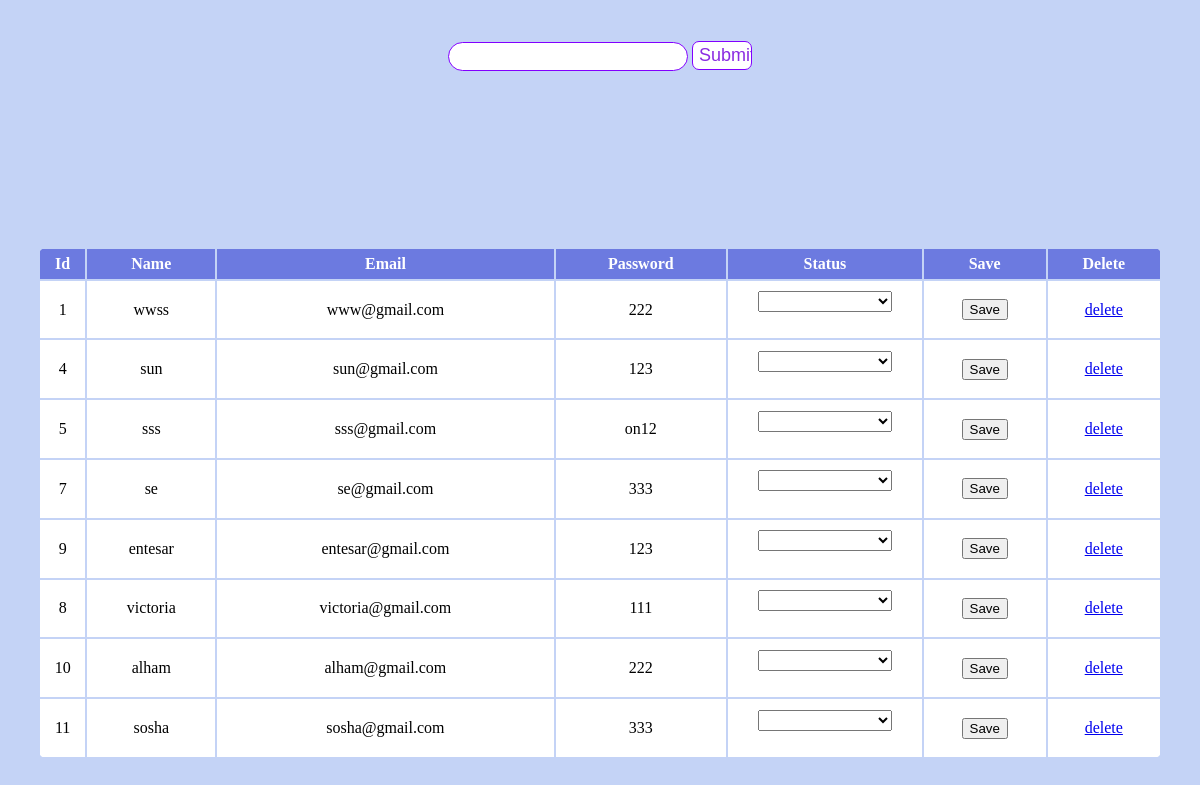
Page /ad/admain.php on the committed database.
### tables this page shows
CREATE TABLE IF NOT EXISTS `user` (
  `id` int(50) NOT NULL AUTO_INCREMENT,
  `name` varchar(20) NOT NULL,
  `email` varchar(100) NOT NULL,
  `pwd` varchar(20) NOT NULL,
  `status` varchar(50) NOT NULL,
  PRIMARY KEY (`id`)
);

### ad/admain.php (the view, shortened to what this page needs)
<html lang="en">
<head>
</head>
<body>
    <form method="get" action="admain.php">
        <input type=""name ="na1"class="inputf">
        <input type="submit" name=""class="inputs">
    </form>
    <table>
        <tr class="header">
            <th>Id</th>
            <th>Name</th>
            <th>Email</th>
            <th>Password</th>
            <th>Status</th>
            <th>Save</th>
            <th>Delete</th>
        </tr>
        <?php
        include('../connection.php');
        $na1 = isset( $_GET['na1']) ? $_GET['na1'] : "";
        $sql = "SELECT *FROM `user` WHERE `email` like '%$na1%' OR `name` like'%$na1%'";
        $result = $conn->query($sql);
        while($row = $result->fetch_assoc()) {
        ?>
        <tr>
            <td><?php echo $row['id'] ?></td>
            <td><?php echo $row['name'] ?></td>
            <td><?php echo $row['email'] ?></td>
            <td><?php echo $row['pwd'] ?></td>
            <td>
            <form method="get" action="server/updateUser.php">
              <select name="status" id=""style = "width:70%; font-size:15px" >
                <option value="<?php echo $row['status'] ?>"></option>
                <option value ="مستخدم">مستخدم</option>
              </select>
            </td>
            <td><input type="submit" name="" value="Save"></td>
            <td ><a href="server/deleteUser.php?n1=<?php echo $row['id'] ?>">delete</a></td>
        </tr>
        <?php
        }
        ?>
    </table>
</body>
</html>

### ad/admain.php (style rules this page uses)
body { background: #c4d3f6; display: -moz-box; display: -ms-flexbox; display: flex; justify-content: center; flex-wrap: wrap; padding: 33px 30px; }
table { width: 960px; border-radius: 10px; overflow: hidden; width: 100%!important; max-width: 100%; margin-bottom: 1rem; background-color: transparent; display: table; margin: 0; text-align:center; }
.header { color: #fff; background: #6c7ae0; width: 100%!important; }
td { background:#fff; }
.inputf { border-radius: 20px; border: 1px solid #8100ff; width: 240px; height: 29px; }
.inputs { border-radius: 7px; color: blueviolet; background: #fff; font-size: large; width: 60px; border: 1px solid #8100ff; height: 29px; }

### rows in the picture
user: id "1", name "wwss", email "www@gmail.com", pwd "222"
user: id "4", name "sun", email "sun@gmail.com", pwd "123"
user: id "5", name "sss", email "sss@gmail.com", pwd "on12"
user: id "7", name "se", email "se@gmail.com", pwd "333"
user: id "9", name "entesar", email "entesar@gmail.com", pwd "123"
user: id "8", name "victoria", email "victoria@gmail.com", pwd "111"
user: id "10", name "alham", email "alham@gmail.com", pwd "222"
user: id "11", name "sosha", email "sosha@gmail.com", pwd "333"
